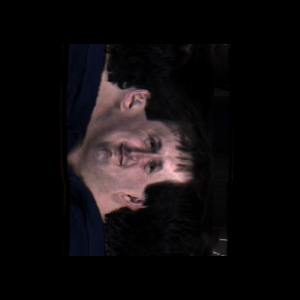

This figure's Python source:
#!/usr/bin/env python

# Read a PNG file and display with vtkImageActor.

import os

import vtkmodules.vtkInteractionStyle  # noqa: F401
import vtkmodules.vtkRenderingFreeType  # noqa: F401
import vtkmodules.vtkRenderingOpenGL2  # noqa: F401

from vtkmodules.vtkIOImage import vtkPNGReader
from vtkmodules.vtkRenderingCore import (
    vtkImageActor,
    vtkRenderWindow,
    vtkRenderWindowInteractor,
    vtkRenderer,
)

# Source
data_dir = os.environ.get("VPE_DATA_DIR", os.path.dirname(os.path.abspath(__file__)))

# Read PNG file
png_reader = vtkPNGReader()
png_reader.SetFileName(os.path.join(data_dir, "fran_cut.png"))
png_reader.Update()

# Display with vtkImageActor
image_actor = vtkImageActor()
image_actor.GetMapper().SetInputConnection(png_reader.GetOutputPort())

# Renderer
renderer = vtkRenderer()
renderer.AddActor(image_actor)

# Render window
render_window = vtkRenderWindow()
render_window.AddRenderer(renderer)
render_window.SetWindowName("png reader")
render_window.SetMultiSamples(0)
render_window.SetSize(300, 300)

# Interactor
interactor = vtkRenderWindowInteractor()
interactor.SetRenderWindow(render_window)

# Scene
renderer.GetActiveCamera().ParallelProjectionOn()
renderer.ResetCamera()

interactor.Initialize()
interactor.Start()
